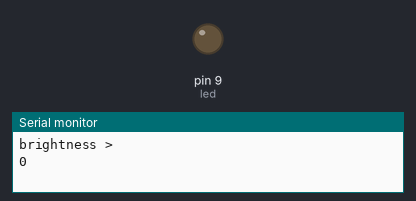
Recording of a sketch running on a simulated Arduino Uno, built with avr-gcc and run on an emulated ATmega328P. Shown: output pins drawn as LEDs (lit = HIGH), the last lines printed to the serial monitor.

Above: at 0.1 s.
At 9.1 s:
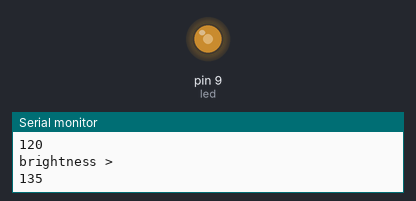
At 19.1 s:
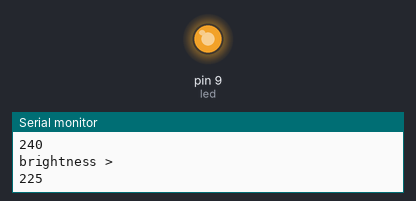
At 39.1 s:
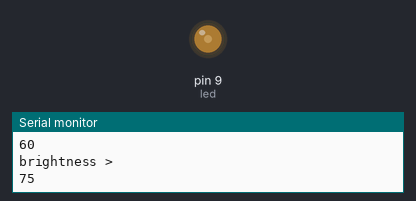
Timing chart, 0 to 40.0 s (numbered marks = the images above):
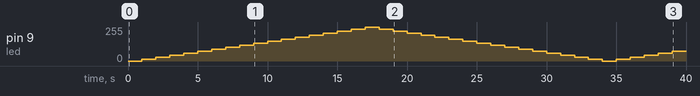

Measured:
- by itself, pin 9 (led): 0/255 → 15/255 at 1.0 s, → 30/255 1.0 s later, → 45/255 1.0 s later, → 60/255 1.0 s later, … (39 changes in this stretch)

The sketch:

Fade.ino
```cpp
int led = 9;           // the PWM pin the LED is attached to
int brightness = 0;    // how bright the LED is
int fadeAmount = 15;    // how many points to fade the LED by

// the setup routine runs once when you press reset:
void setup() {
  // declare pin 9 to be an output:
  pinMode(led, OUTPUT);

  Serial.begin(9600);
}

// the loop routine runs over and over again forever:
void loop() {
  // set the brightness of pin 9:
  analogWrite(led, brightness);
  Serial.println("brightness >");
  Serial.println(brightness);

  // change the brightness for next time through the loop:
  brightness = brightness + fadeAmount;

  // reverse the direction of the fading at the ends of the fade:
  if (brightness <= 0 || brightness >= 255) {
    fadeAmount = -fadeAmount;
  }
  // wait for 30 milliseconds to see the dimming effect
  delay(1000);
}
```
